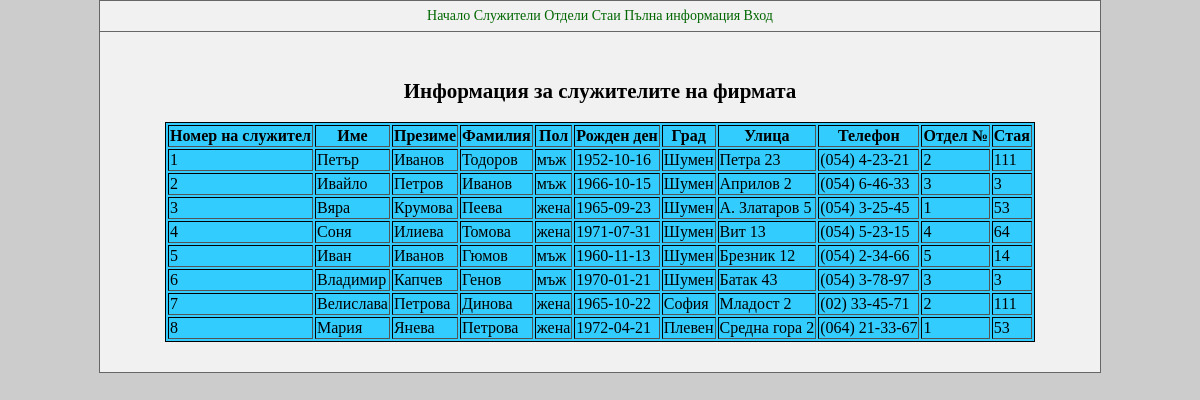
Page /employee.php on the committed database.
### tables this page shows
CREATE TABLE `employee` (
  `pers_id` int(10) UNSIGNED NOT NULL,
  `first` varchar(20) NOT NULL,
  `father` varchar(20) NOT NULL,
  `last` varchar(20) NOT NULL,
  `sex` enum('мъж','жена') NOT NULL,
  `b_day` date NOT NULL,
  `city` varchar(50) NOT NULL,
  `street` varchar(100) NOT NULL,
  `phone` varchar(20) NOT NULL,
  `depart_id` int(10) UNSIGNED NOT NULL,
  `room_id` int(10) UNSIGNED NOT NULL
);

### employee.php (the view, shortened to what this page needs)
<?php
include"db.php";
?>
<html>
<head>
<link href="site.css" rel="stylesheet" type="text/css"/>
</head>
<body>
<div id="main">
	<?php include "menu.php";?>
	<div id="content">
	<center>
	<h2> Информация за служителите на фирмата</h2>
	<table border="1">
	<tr>
	<th> Номер на служител</th>
	<th> Име </th>
	<th> Презиме</th>
	<th> Фамилия </th>
	<th> Пол </th>
	<th> Рожден ден </th>
	<th> Град </th>
	<th> Улица </th>
	<th> Телефон </th>
	<th> Отдел № </th>
	<th> Стая </th>
	</tr>
<?php
	$query="SELECT * FROM employee";
	if($result=mysqli_query($link,$query))
	{
		while($row=mysqli_fetch_assoc($result)){
	?>
<tr>
	<td><?php echo$row['pers_id'];?></td>
	<td><?php echo$row['first'];?></td>
	<td><?php echo$row['father'];?></td>
	<td><?php echo$row['last'];?></td>
	<td><?php echo$row['sex'];?></td>
	<td><?php echo$row['b_day'];?></td>
	<td><?php echo$row['city'];?></td>
	<td><?php echo$row['street'];?></td>
	<td><?php echo$row['phone'];?></td>
	<td><?php echo$row['depart_id'];?></td>
	<td><?php echo$row['room_id'];?></td>
</tr>
<?php
			}
	}
	else
	{
?>
<tr><td colspan='6' align='center'> Няма записи</td></tr>
<?php
	}
?>
	</table>
	</center>
	</div>
</div>
</body>
</html>

### site.css (style rules this page uses)
body { background-color:#CCC; font-size:14px; margin:0px; padding:0px; }
table { border:1px solid black; background-color:#33CCFF; }
#main { width:1000px; margin:0 auto; border:1px solid #666; background-color:#F1F1F1; }
#content { padding:30px; min_height:500px; }

### rows in the picture
employee: pers_id "1", first "Петър", father "Иванов", last "Тодоров", sex "мъж", b_day "1952-10-16", city "Шумен", street "Петра 23", phone "(054) 4-23-21", depart "2", room "111"
employee: pers_id "2", first "Ивайло", father "Петров", last "Иванов", sex "мъж", b_day "1966-10-15", city "Шумен", street "Априлов 2", phone "(054) 6-46-33", depart "3", room "3"
employee: pers_id "3", first "Вяра", father "Крумова", last "Пеева", sex "жена", b_day "1965-09-23", city "Шумен", street "А. Златаров 5", phone "(054) 3-25-45", depart "1", room "53"
employee: pers_id "4", first "Соня", father "Илиева", last "Томова", sex "жена", b_day "1971-07-31", city "Шумен", street "Вит 13", phone "(054) 5-23-15", depart "4", room "64"
employee: pers_id "5", first "Иван", father "Иванов", last "Гюмов", sex "мъж", b_day "1960-11-13", city "Шумен", street "Брезник 12", phone "(054) 2-34-66", depart "5", room "14"
employee: pers_id "6", first "Владимир", father "Капчев", last "Генов", sex "мъж", b_day "1970-01-21", city "Шумен", street "Батак 43", phone "(054) 3-78-97", depart "3", room "3"
employee: pers_id "7", first "Велислава", father "Петрова", last "Динова", sex "жена", b_day "1965-10-22", city "София", street "Младост 2", phone "(02) 33-45-71", depart "2", room "111"
employee: pers_id "8", first "Мария", father "Янева", last "Петрова", sex "жена", b_day "1972-04-21", city "Плевен", street "Средна гора 2", phone "(064) 21-33-67", depart "1", room "53"
